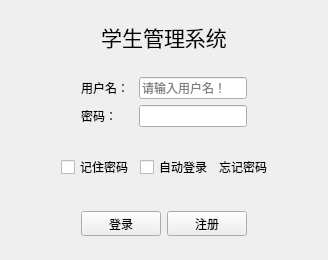
<?xml version="1.0" encoding="UTF-8"?>
<ui version="4.0">
 <class>Login</class>
 <widget class="QWidget" name="Login">
  <property name="geometry">
   <rect>
    <x>0</x>
    <y>0</y>
    <width>328</width>
    <height>260</height>
   </rect>
  </property>
  <property name="maximumSize">
   <size>
    <width>400</width>
    <height>260</height>
   </size>
  </property>
  <property name="windowTitle">
   <string>登录</string>
  </property>
  <property name="windowIcon">
   <iconset resource="icon.qrc">
    <normaloff>:/1</normaloff>:/1</iconset>
  </property>
  <property name="toolTip">
   <string>登录窗口</string>
  </property>
  <layout class="QGridLayout" name="gridLayout_3">
   <item row="4" column="1">
    <widget class="QWidget" name="widget" native="true">
     <layout class="QGridLayout" name="gridLayout_2">
      <item row="0" column="3">
       <spacer name="horizontalSpacer_5">
        <property name="orientation">
         <enum>Qt::Horizontal</enum>
        </property>
        <property name="sizeHint" stdset="0">
         <size>
          <width>40</width>
          <height>20</height>
         </size>
        </property>
       </spacer>
      </item>
      <item row="0" column="1">
       <widget class="QPushButton" name="logBtn">
        <property name="maximumSize">
         <size>
          <width>16777215</width>
          <height>25</height>
         </size>
        </property>
        <property name="text">
         <string>登录</string>
        </property>
       </widget>
      </item>
      <item row="0" column="0">
       <spacer name="horizontalSpacer_6">
        <property name="orientation">
         <enum>Qt::Horizontal</enum>
        </property>
        <property name="sizeHint" stdset="0">
         <size>
          <width>40</width>
          <height>20</height>
         </size>
        </property>
       </spacer>
      </item>
      <item row="0" column="2">
       <widget class="QPushButton" name="regBtn">
        <property name="maximumSize">
         <size>
          <width>16777215</width>
          <height>25</height>
         </size>
        </property>
        <property name="text">
         <string>注册</string>
        </property>
       </widget>
      </item>
     </layout>
    </widget>
   </item>
   <item row="3" column="1">
    <widget class="QWidget" name="widget_3" native="true">
     <layout class="QHBoxLayout" name="horizontalLayout">
      <item>
       <spacer name="horizontalSpacer_3">
        <property name="orientation">
         <enum>Qt::Horizontal</enum>
        </property>
        <property name="sizeHint" stdset="0">
         <size>
          <width>40</width>
          <height>20</height>
         </size>
        </property>
       </spacer>
      </item>
      <item>
       <widget class="QCheckBox" name="checkBox_2">
        <property name="text">
         <string>记住密码</string>
        </property>
       </widget>
      </item>
      <item>
       <widget class="QCheckBox" name="checkBox">
        <property name="text">
         <string>自动登录</string>
        </property>
       </widget>
      </item>
      <item>
       <widget class="QLabel" name="label_2">
        <property name="text">
         <string>忘记密码</string>
        </property>
       </widget>
      </item>
      <item>
       <spacer name="horizontalSpacer_4">
        <property name="orientation">
         <enum>Qt::Horizontal</enum>
        </property>
        <property name="sizeHint" stdset="0">
         <size>
          <width>40</width>
          <height>20</height>
         </size>
        </property>
       </spacer>
      </item>
     </layout>
    </widget>
   </item>
   <item row="2" column="1">
    <widget class="QWidget" name="widget_2" native="true">
     <layout class="QGridLayout" name="gridLayout">
      <item row="0" column="0">
       <spacer name="horizontalSpacer">
        <property name="orientation">
         <enum>Qt::Horizontal</enum>
        </property>
        <property name="sizeHint" stdset="0">
         <size>
          <width>40</width>
          <height>20</height>
         </size>
        </property>
       </spacer>
      </item>
      <item row="1" column="1">
       <widget class="QLabel" name="lb_2">
        <property name="text">
         <string>密码：</string>
        </property>
       </widget>
      </item>
      <item row="0" column="1">
       <widget class="QLabel" name="lb_1">
        <property name="text">
         <string>用户名： </string>
        </property>
       </widget>
      </item>
      <item row="1" column="2" colspan="2">
       <widget class="QLineEdit" name="pwdle">
        <property name="sizePolicy">
         <sizepolicy hsizetype="Preferred" vsizetype="Preferred">
          <horstretch>0</horstretch>
          <verstretch>0</verstretch>
         </sizepolicy>
        </property>
        <property name="maxLength">
         <number>10</number>
        </property>
        <property name="echoMode">
         <enum>QLineEdit::Password</enum>
        </property>
       </widget>
      </item>
      <item row="0" column="2" colspan="2">
       <widget class="QLineEdit" name="userle">
        <property name="sizePolicy">
         <sizepolicy hsizetype="Expanding" vsizetype="Preferred">
          <horstretch>0</horstretch>
          <verstretch>0</verstretch>
         </sizepolicy>
        </property>
        <property name="maxLength">
         <number>10</number>
        </property>
        <property name="placeholderText">
         <string>请输入用户名！</string>
        </property>
       </widget>
      </item>
      <item row="0" column="4">
       <spacer name="horizontalSpacer_2">
        <property name="orientation">
         <enum>Qt::Horizontal</enum>
        </property>
        <property name="sizeHint" stdset="0">
         <size>
          <width>40</width>
          <height>20</height>
         </size>
        </property>
       </spacer>
      </item>
     </layout>
    </widget>
   </item>
   <item row="0" column="1">
    <widget class="QWidget" name="widget_4" native="true">
     <layout class="QGridLayout" name="gridLayout_4">
      <item row="0" column="0">
       <widget class="QLabel" name="titlelb">
        <property name="enabled">
         <bool>true</bool>
        </property>
        <property name="sizePolicy">
         <sizepolicy hsizetype="Preferred" vsizetype="Preferred">
          <horstretch>0</horstretch>
          <verstretch>0</verstretch>
         </sizepolicy>
        </property>
        <property name="font">
         <font>
          <family>黑体</family>
          <pointsize>16</pointsize>
         </font>
        </property>
        <property name="layoutDirection">
         <enum>Qt::LeftToRight</enum>
        </property>
        <property name="styleSheet">
         <string notr="true"/>
        </property>
        <property name="text">
         <string>学生管理系统</string>
        </property>
        <property name="alignment">
         <set>Qt::AlignCenter</set>
        </property>
       </widget>
      </item>
     </layout>
    </widget>
   </item>
  </layout>
 </widget>
 <resources>
  <include location="icon.qrc"/>
 </resources>
 <connections/>
</ui>
